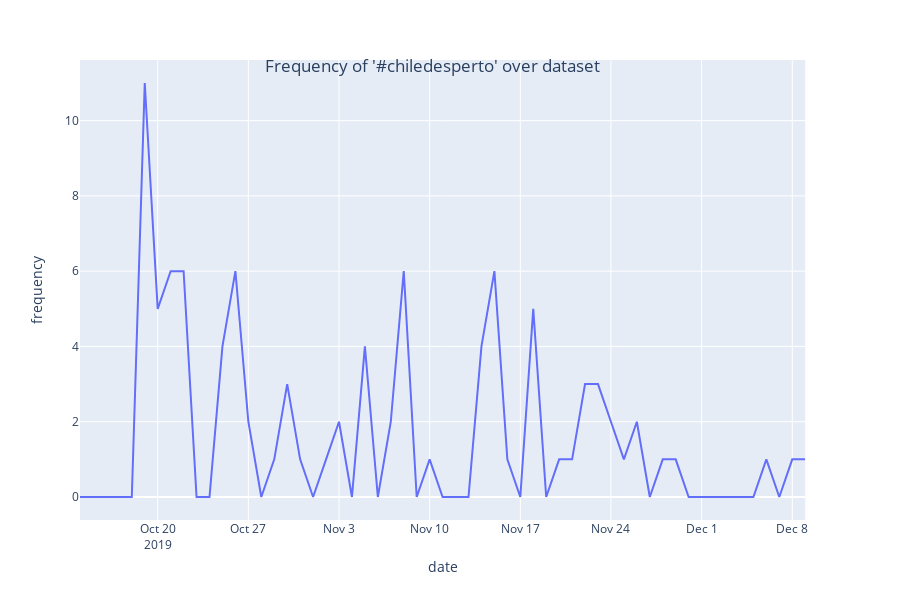

This figure's notebook cell:
### Code cell
fig1.update_layout(
    title={
        'text': "Frequency of '#chiledesperto' over dataset",
        'y':0.9,
        'x':0.48,
        'xanchor': 'center',
        'yanchor': 'top'})
fig1.show()

### Figure 1 — Plotly figure (JSON) as saved in the notebook; plotly's stock layout.template omitted (floating-point values rounded to 4 significant figures)
{"data": [{"hoverlabel": {"namelength": 0}, "hovertemplate": "date=%{x}<br>frequency=%{y}", "legendgroup": "", "line": {"color": "#636efa", "dash": "solid"}, "mode": "lines", "name": "", "showlegend": false, "type": "scatter", "x": ["2019-10-14", "2019-10-15", "2019-10-16", "2019-10-17", "2019-10-18", "2019-10-19", "2019-10-20", "2019-10-21", "2019-10-22", "2019-10-23", "2019-10-24", "2019-10-25", "2019-10-26", "2019-10-27", "2019-10-28", "2019-10-29", "2019-10-30", "2019-10-31", "2019-11-01", "2019-11-02", "2019-11-03", "2019-11-04", "2019-11-05", "2019-11-06", "2019-11-07", "2019-11-08", "2019-11-09", "2019-11-10", "2019-11-11", "2019-11-12", "2019-11-13", "2019-11-14", "2019-11-15", "2019-11-16", "2019-11-17", "2019-11-18", "2019-11-19", "2019-11-20", "2019-11-21", "2019-11-22", "2019-11-23", "2019-11-24", "2019-11-25", "2019-11-26", "2019-11-27", "2019-11-28", "2019-11-29", "2019-11-30", "2019-12-01", "2019-12-02", "2019-12-03", "2019-12-04", "2019-12-05", "2019-12-06", "2019-12-07", "2019-12-08", "2019-12-09"], "xaxis": "x", "y": [0, 0, 0, 0, 0, 11, 5, 6, 6, 0, 0, 4, 6, 2, 0, 1, 3, 1, 0, 1, 2, 0, 4, 0, 2, 6, 0, 1, 0, 0, 0, 4, 6, 1, 0, 5, 0, 1, 1, 3, 3, 2, 1, 2, 0, 1, 1, 0, 0, 0, 0, 0, 0, 1, 0, 1, 1], "yaxis": "y"}], "layout": {"height": 600, "legend": {"tracegroupgap": 0}, "margin": {"t": 60}, "title": {"text": "Frequency of '#chiledesperto' over dataset", "x": 0.48, "xanchor": "center", "y": 0.9, "yanchor": "top"}, "xaxis": {"anchor": "y", "domain": [0, 0.98], "title": {"text": "date"}}, "yaxis": {"anchor": "x", "domain": [0, 1], "title": {"text": "frequency"}}}}
